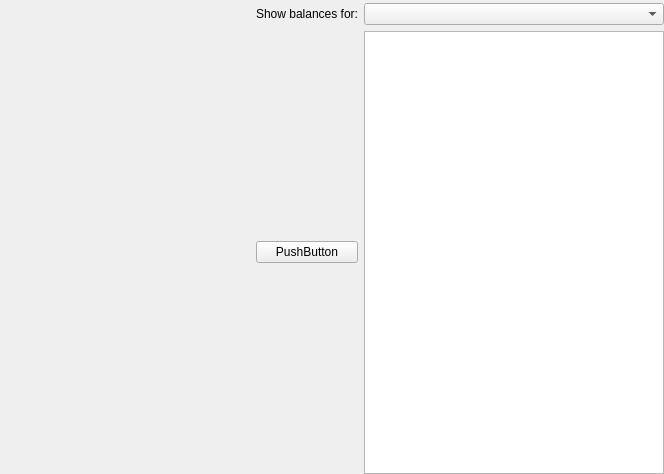
<?xml version="1.0" encoding="UTF-8"?>
<ui version="4.0">
 <class>balancesDialog</class>
 <widget class="QWidget" name="balancesDialog">
  <property name="geometry">
   <rect>
    <x>0</x>
    <y>0</y>
    <width>664</width>
    <height>474</height>
   </rect>
  </property>
  <property name="windowTitle">
   <string>Form</string>
  </property>
  <widget class="QWidget" name="">
   <property name="geometry">
    <rect>
     <x>3</x>
     <y>3</y>
     <width>661</width>
     <height>471</height>
    </rect>
   </property>
   <layout class="QGridLayout" name="gridLayout">
    <item row="0" column="0">
     <spacer name="horizontalSpacer">
      <property name="orientation">
       <enum>Qt::Horizontal</enum>
      </property>
      <property name="sizeHint" stdset="0">
       <size>
        <width>40</width>
        <height>20</height>
       </size>
      </property>
     </spacer>
    </item>
    <item row="0" column="1">
     <widget class="QLabel" name="label">
      <property name="text">
       <string>Show balances for:</string>
      </property>
     </widget>
    </item>
    <item row="0" column="2">
     <widget class="QComboBox" name="propSelectorWidget">
      <property name="sizePolicy">
       <sizepolicy hsizetype="Fixed" vsizetype="Fixed">
        <horstretch>0</horstretch>
        <verstretch>0</verstretch>
       </sizepolicy>
      </property>
      <property name="minimumSize">
       <size>
        <width>300</width>
        <height>0</height>
       </size>
      </property>
      <property name="baseSize">
       <size>
        <width>300</width>
        <height>0</height>
       </size>
      </property>
     </widget>
    </item>
    <item row="1" column="1">
     <widget class="QPushButton" name="pushButton">
      <property name="text">
       <string>PushButton</string>
      </property>
     </widget>
    </item>
    <item row="1" column="2">
     <widget class="QTableWidget" name="balancesTable">
      <property name="alternatingRowColors">
       <bool>false</bool>
      </property>
     </widget>
    </item>
   </layout>
  </widget>
 </widget>
 <resources/>
 <connections/>
</ui>
